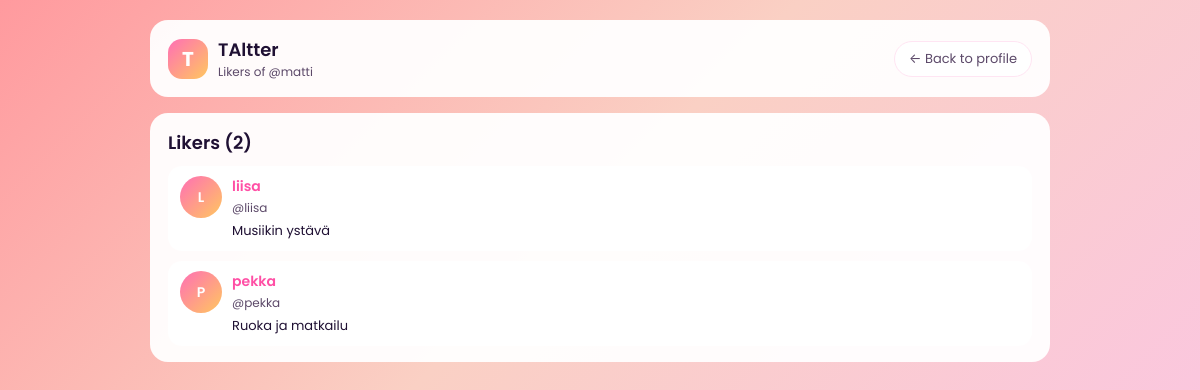
Page /site/followers.php?u=Matti on the earlier database version.
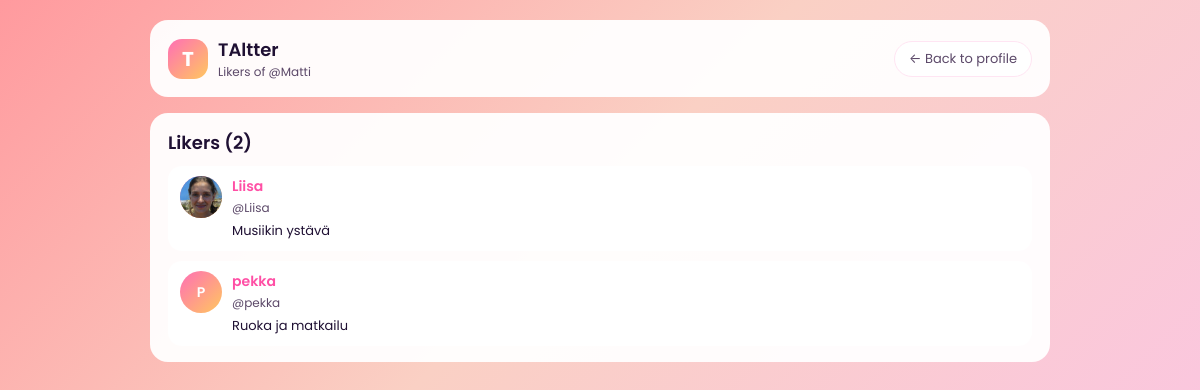
Same page on the later database version.
### tables this page shows
CREATE TABLE `users` (
  `user_id` int(11) NOT NULL,
  `username` varchar(50) NOT NULL,
  `email` varchar(100) NOT NULL,
  `password_hash` varchar(255) NOT NULL,
  `bio` text DEFAULT NULL,
  `profile_picture_url` varchar(255) DEFAULT NULL,
  `created_at` timestamp NOT NULL DEFAULT current_timestamp(),
  `last_seen_mentions` datetime DEFAULT NULL,
  `last_seen_shares` datetime DEFAULT NULL,
  `last_seen_likes` datetime DEFAULT NULL
);

### site/followers.php (the view, shortened to what this page needs)
<?php
require_once 'config.php';
$user = $_GET['u'] ?? null;
$stmt = $mysqli->prepare("SELECT user_id, username FROM users WHERE username = ?");
$stmt->bind_param('s', $user);
$stmt->execute();
$res = $stmt->get_result();
$profile = $res->fetch_assoc();
$profileUserId = $profile['user_id'];
$stmt = $mysqli->prepare("
    SELECT u.user_id, u.username, u.bio, u.profile_picture_url
    FROM follows f
    JOIN users u ON f.follower_id = u.user_id
    WHERE f.following_id = ?
    ORDER BY u.username ASC
");
$stmt->bind_param('i', $profileUserId);
$stmt->execute();
$followers = $stmt->get_result();
?>
<!doctype html>
<html lang="en">
<head>
</head>
<body>
<div class="app-shell">
    <div class="card">
        <div class="card-inner topbar">
            <div class="topbar-left">
                <div class="logo-badge">T</div>
                <div class="app-title">
                    <span>TAltter</span>
                    <span>Likers of @<?= htmlspecialchars($profile['username']) ?></span>
                </div>
            </div>
            <div class="topbar-right">
                <a href="profile.php?u=<?= urlencode($profile['username']) ?>" class="btn-outline">← Back to profile</a>
            </div>
        </div>
    </div>
    <div class="card">
        <div class="card-inner">
            <h2 class="section-title">
                Likers (<?= $followers->num_rows ?>)
            </h2>
            <?php if ($followers->num_rows === 0): ?>
                <p class="empty-text">This user has no followers yet.</p>
            <?php else: ?>
                <div class="user-list">
                    <?php while ($u = $followers->fetch_assoc()): ?>
                        <a class="user-row" href="profile.php?u=<?= urlencode($u['username']) ?>">
                            <div class="user-avatar">
                                <?php if (!empty($u['profile_picture_url'])): ?>
                                    <img src="<?= htmlspecialchars($u['profile_picture_url']) ?>" alt="">
                                <?php else: ?>
                                    <div class="user-avatar-fallback">
                                        <?= strtoupper(htmlspecialchars(substr($u['username'], 0, 1))) ?>
                                    </div>
                                <?php endif; ?>
                            </div>
                            <div class="user-main">
                                <div class="user-name"><?= htmlspecialchars($u['username']) ?></div>
                                <div class="user-handle">@<?= htmlspecialchars($u['username']) ?></div>
                                <?php if (!empty($u['bio'])): ?>
                                    <div class="user-bio"><?= nl2br(htmlspecialchars($u['bio'])) ?></div>
                                <?php endif; ?>
                            </div>
                        </a>
                    <?php endwhile; ?>
                </div>
            <?php endif; ?>
        </div>
    </div>
</div>
</body>
</html>

Differences in the rows shown:
changed users: username "matti" → "Matti"
changed users "Musiikin ystävä": profile_picture_url: picture added; username "liisa" → "Liisa"; username "L" → (not shown)
